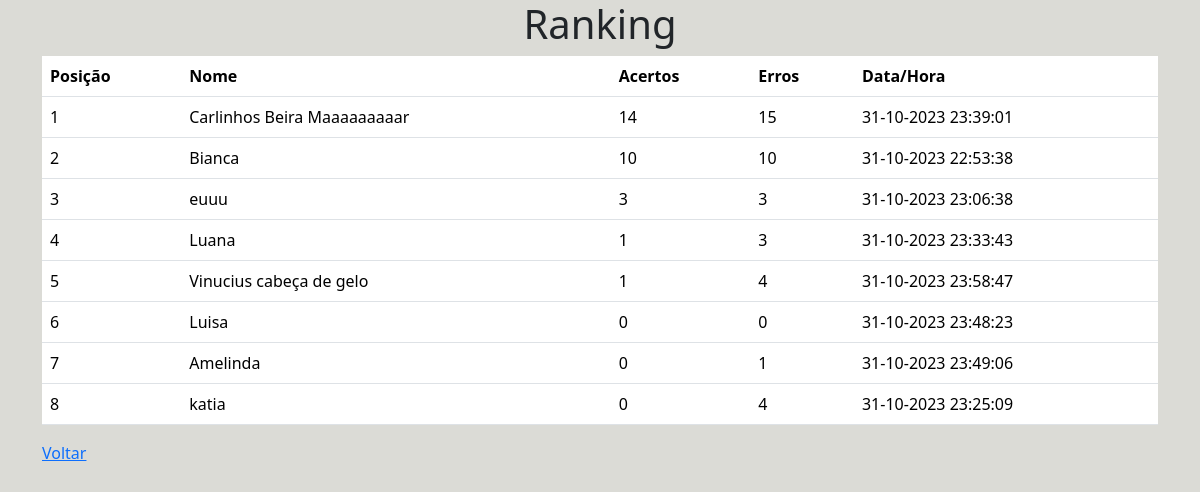
/ranking.php, run on the app's committed database.
### tables this page shows
CREATE TABLE Usuarios (
	id INTEGER PRIMARY KEY AUTOINCREMENT,
	nome TEXT,
	quantAcertos INTEGER,
	quantErros INTEGER,
	dataHora TEXT
);

### Partida.php (called while the page is built, shortened)
<?php
class Partida {
    private string $nome;
    private int $quantAcertos;
    private int $quantErros;
    private string $dataHora;
    public function getNome() : string
    {
        return $this->nome;
    }
    public function getQuantAcertos() : int
    {
        return $this->quantAcertos;
    }
    public function getQuantErros() : int
    {
        return $this->quantErros;
    }
    public function getDataHora() : string
    {
        return $this->dataHora;
    }
}
?>

### ranking.php (the view, shortened to what this page needs)
<?php
$conn = new PDO("sqlite:db/banco.sqlite");
$conn->setAttribute(PDO::ATTR_DEFAULT_FETCH_MODE, PDO::FETCH_OBJ);
?>
<!DOCTYPE html>
<html lang="pt-br">
<head>
    <link rel="stylesheet" href="style.css">
    <link href="https://cdn.jsdelivr.net/npm/bootstrap@5.3.2/dist/css/bootstrap.min.css" rel="stylesheet">
</head>
<body class="container">
    <h1>Ranking</h1>
    <main>
        <table class="table container">
            <thead>
                <tr class="linha">
                    <th>Posição</th>
                    <th>Nome</th>
                    <th>Acertos</th>
                    <th>Erros</th>
                    <th>Data/Hora</th>
                </tr>
            </thead>
            <tbody>
                <?php
                require_once "Partida.php";
                $q = $conn->query("SELECT * from Usuarios ORDER BY quantAcertos DESC, quantErros ASC, dataHora DESC");
                $usuarios = $q->fetchAll(PDO::FETCH_CLASS, "Partida");
                $i = 1;
                foreach ($usuarios as $users) :
                ?>
                <tr>
                    <td><?= $i++ ?></td>
                    <td><?= $users->getNome(); ?></td>
                    <td><?= $users->getQuantAcertos(); ?></td>
                    <td><?= $users->getQuantErros(); ?></td>
                    <td><?= $users->getDataHora(); ?></td>
                </tr>
                <?php endforeach; ?>
            </tbody>
        </table>
    </main>
<a href="index.php">Voltar</a>
</body>
</html>

### style.css (style rules this page uses)
* { padding: 0; margin: 0; box-sizing: border-box; }
body { height: 100vh; width: 100%; background-color: rgba(66, 64, 41, 0.189); }
h1 { width: 100%; text-align: center; display: block; }
.container { background-color: rgba(66, 64, 41, 0.189); }
thead, tr { background-color: grey;; }

### data on the page
usuarios: nome "Carlinhos Beira Maaaaaaaaar", quantAcertos "14", quantErros "15", dataHora "31-10-2023 23:39:01"
usuarios: nome "Bianca", quantAcertos "10", quantErros "10", dataHora "31-10-2023 22:53:38"
usuarios: nome "euuu", quantAcertos "3", quantErros "3", dataHora "31-10-2023 23:06:38"
usuarios: nome "Luana", quantAcertos "1", quantErros "3", dataHora "31-10-2023 23:33:43"
usuarios: nome "Vinucius cabeça de gelo", quantAcertos "1", quantErros "4", dataHora "31-10-2023 23:58:47"
usuarios: nome "Luisa", quantAcertos "0", quantErros "0", dataHora "31-10-2023 23:48:23"
usuarios: nome "Amelinda", quantAcertos "0", quantErros "1", dataHora "31-10-2023 23:49:06"
usuarios: nome "katia", quantAcertos "0", quantErros "4", dataHora "31-10-2023 23:25:09"
